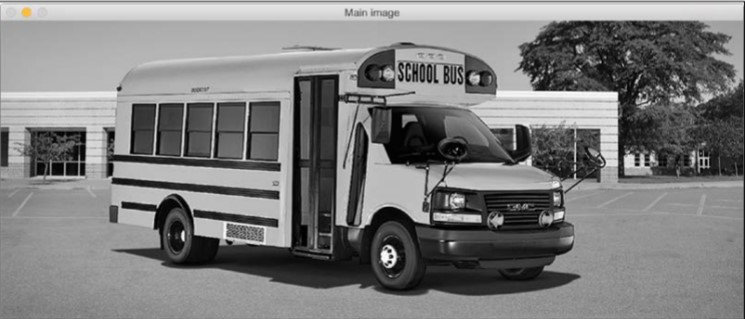
#> input picture Module-2/chapter 5 creating a panoramic Image/input1.jpg, 745 x 319 px, given in place of the camera
$ jupyter execute --allow-errors 'feature Extractioon.ipynb'   (older library calls are emulated)   (text cells are left out)
#> lines starting #> are read from the running program, lines starting #| are printed output that depends on the picture; after the words box and inside, x2 and y2 are one past the last pixel; in counts of white or black regions, pixels touching at a corner belong together
[cell 1]
# code harris corner detector

import cv2
import numpy as np

cap=cv2.VideoCapture(0)

while True:

    ret,img=cap.read()
#> img is the input picture: shape (319, 745, 3); mean B, G, R 124.8, 124.8, 124.9

    gray=cv2.cvtColor(img,cv2.COLOR_BGR2GRAY)

    gray=np.float32(gray)

    dst=cv2.cornerHarris(gray,4,5,0.04) # to detect only sharp corner
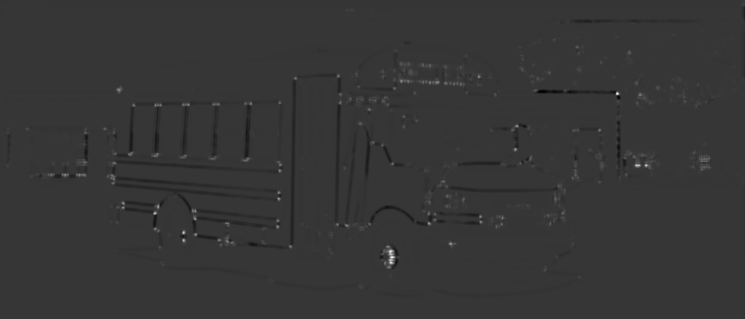
#> dst: shape (319, 745) float32; min -1.56e+09, max 5.82e+09, mean -2494377.8; drawn with min black and max white

#dst = cv2.cornerHarris(gray, 14, 5, 0.04) # to detect softcorners

#result is dilated for making the corners
    dst=cv2.dilate(dst,None)

#threshold for an optimal value
    img[dst>0.01*dst.max()]=[0,0,0]
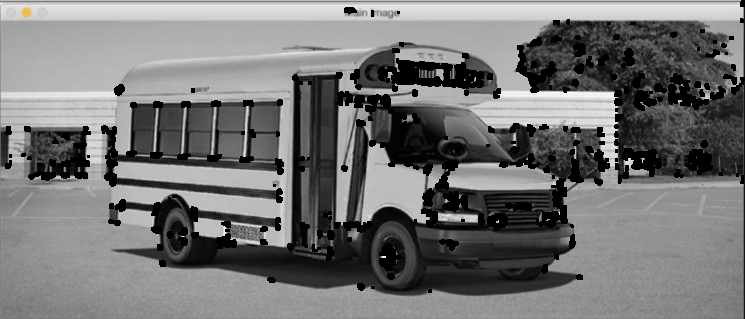
#> img: shape (319, 745, 3); 7.87% of pixels changed, all inside (x1, y1, x2, y2) = (5, 0, 745, 293)


    cv2.imshow('harris corners',img)

    c=cv2.waitKey(1)
#> (key Esc is pressed here)

    if c==27:
        break


cap.release()
cv2.destroyAllWindows()

[cell 2]
# LET CODE SHI TOMASI CORNER DETECTOR.
import cv2
import numpy as np

cap=cv2.VideoCapture(0)

while True:

    ret,img=cap.read()

    gray=cv2.cvtColor(img,cv2.COLOR_BGR2GRAY)


    dst=cv2.goodFeaturesToTrack(gray,7,0.05,25) # to detect only sharp corner
#> dst = [[390, 262], [183, 231], [154, 212], [639, 94], [638, 164], [701, 159], [155, 104]]

#dst = cv2.cornerHarris(gray, 14, 5, 0.04) # to detect softcorners
    dst=np.float32(dst)

    for  item in dst:
        x,y=item[0]
        cv2.circle(img,(x,y),5,255,-1)
#> this loop made 7 passes
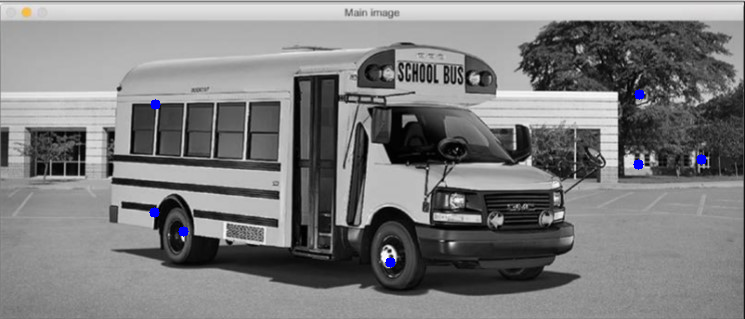
#> img: shape (319, 745, 3); 0.24% of pixels changed, all inside (x1, y1, x2, y2) = (149, 89, 707, 268)


    cv2.imshow('harris corners',img)

    c=cv2.waitKey(1)
#> (key Esc is pressed here)

    if c==27:
        break


cap.release()
cv2.destroyAllWindows()

[cell 3]
# lets code SIFT
import cv2
import numpy as np
input_image = cv2.imread('input.jpg')
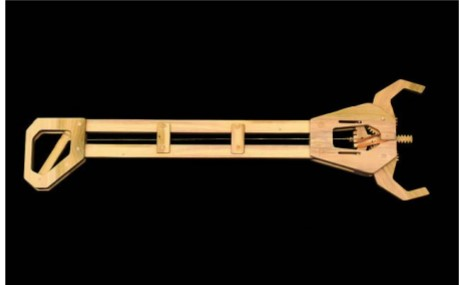
#> input picture Module-2/chapter-4 Extracting feature from an image/input.jpg, 460 x 285 px
#> input_image is the input picture: shape (285, 460, 3); mean B, G, R 18.8, 25.7, 31
gray_image = cv2.cvtColor(input_image, cv2.COLOR_BGR2GRAY)
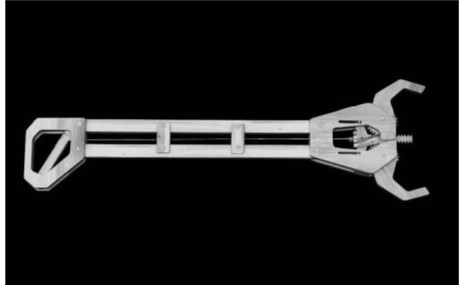
#> gray_image: shape (285, 460); min 0, max 255, mean 26.5
sift = cv2.SIFT()
keypoints = sift.detect(gray_image, None)
#> keypoints = 139 keypoints; strongest (x, y, size): (224, 139, 9.5), (251, 139, 9.4), (177, 138, 9.5), (149, 138, 9.6)
input_image = cv2.drawKeypoints(input_image, keypoints,
flags=cv2.DRAW_MATCHES_FLAGS_DRAW_RICH_KEYPOINTS)
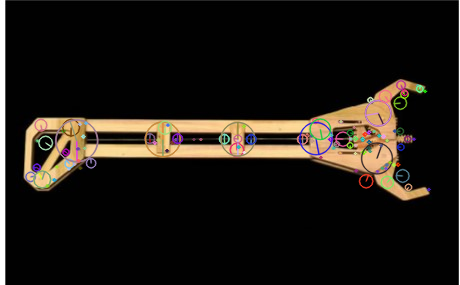
#> input_image: shape (285, 460, 3); mean B, G, R 20.1, 25.9, 30.9
cv2.imshow('SIFT features', input_image)
cv2.waitKey()
#> Out = 27

[cell 4]
#lets code SURF
import cv2
import numpy as np
img = cv2.imread('input.jpg')
gray= cv2.cvtColor(img, cv2.COLOR_BGR2GRAY)
#> (the rest of this cell did not finish here and is left out)

[cell 5]
# let code

import cv2
import numpy as np

gray =cv2.imread('input.jpg',0)
#> gray: shape (285, 460); min 0, max 255, mean 26.5

fast=cv2.FastFeatureDetector()

# DETECT KEYPOINTS

keypoints=fast.detect(gray,None)
#> keypoints = 316 keypoints; strongest (x, y, size): (37, 171, 7), (340, 121, 7), (367, 149, 7), (69, 142, 7)

print("number of keypoints witn non max suppression=",len(keypoints))
#| number of keypoints witn non max suppression= 316


# draw keypoints on top of the input image

imgkey=cv2.drawKeypoints(gray,keypoints,color=(255,0,0))
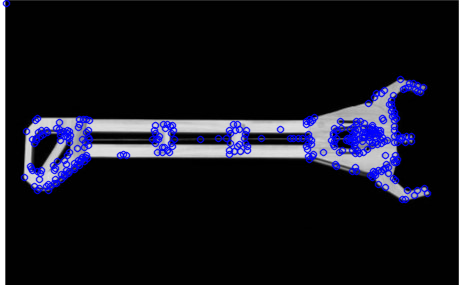
#> imgkey: shape (285, 460, 3); mean of channels 0, 1, 2 32, 21.4, 21.4; drawn as B, G, R

cv2.imshow('fast keypoints',imgkey)

# disable nonmaxsuppression

#> (the rest of this cell did not finish here and is left out)

[cell 6]
# LET CODE
import cv2
import numpy as np

gray=cv2.imread('input2.jpg',0)
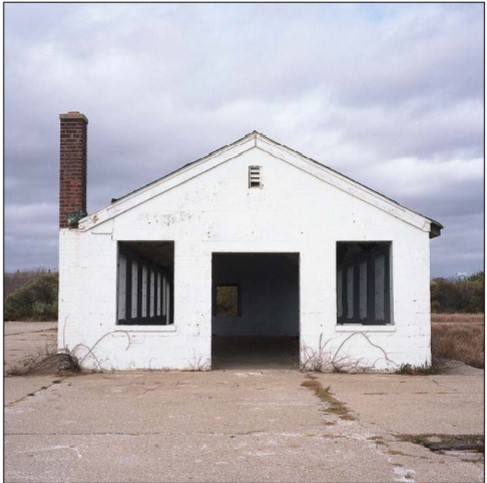
#> input picture Module-2/chapter-4 Extracting feature from an image/input2.jpg, 487 x 483 px
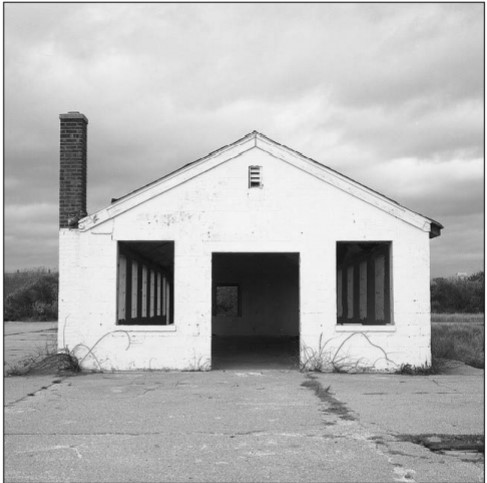
#> gray: shape (483, 487); min 13, max 255, mean 180.5

#initate fast detector
fast=cv2.FastFeatureDetector()


#initate BRIEF Extractor

#> (the rest of this cell did not finish here and is left out)

[cell 7]
# let code

import cv2
import numpy as np

input_image=cv2.imread('input.jpg')

gray=cv2.cvtColor(input_image,cv2.COLOR_BGR2GRAY)

# INTIATE ORB object

orb=cv2.ORB()

# FIND THE KEYPOINTS WITH ORB

keypoints=orb.detect(gray,None)
#> keypoints = 469 keypoints; strongest (x, y, size): (173, 137, 92.6), (247, 135, 64.3), (171, 143, 31), (37, 171, 31)

# compute the description with ORB

keypoints,descriptors=orb.compute(gray,keypoints)


# draw only the location of the keypoints without size or orientation


final_keypoints=cv2.drawKeypoints(input_image,keypoints,color=(0,255,0),flags=0)
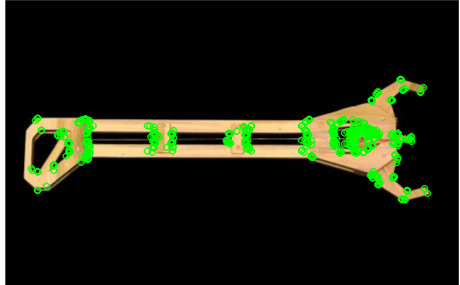
#> final_keypoints: shape (285, 460, 3); mean B, G, R 16, 30.8, 25.7

cv2.imshow('orbkeypoints',input_image)
cv2.imshow('orbkeypoints',final_keypoints)

cv2.waitKey()
#> Out = 27
